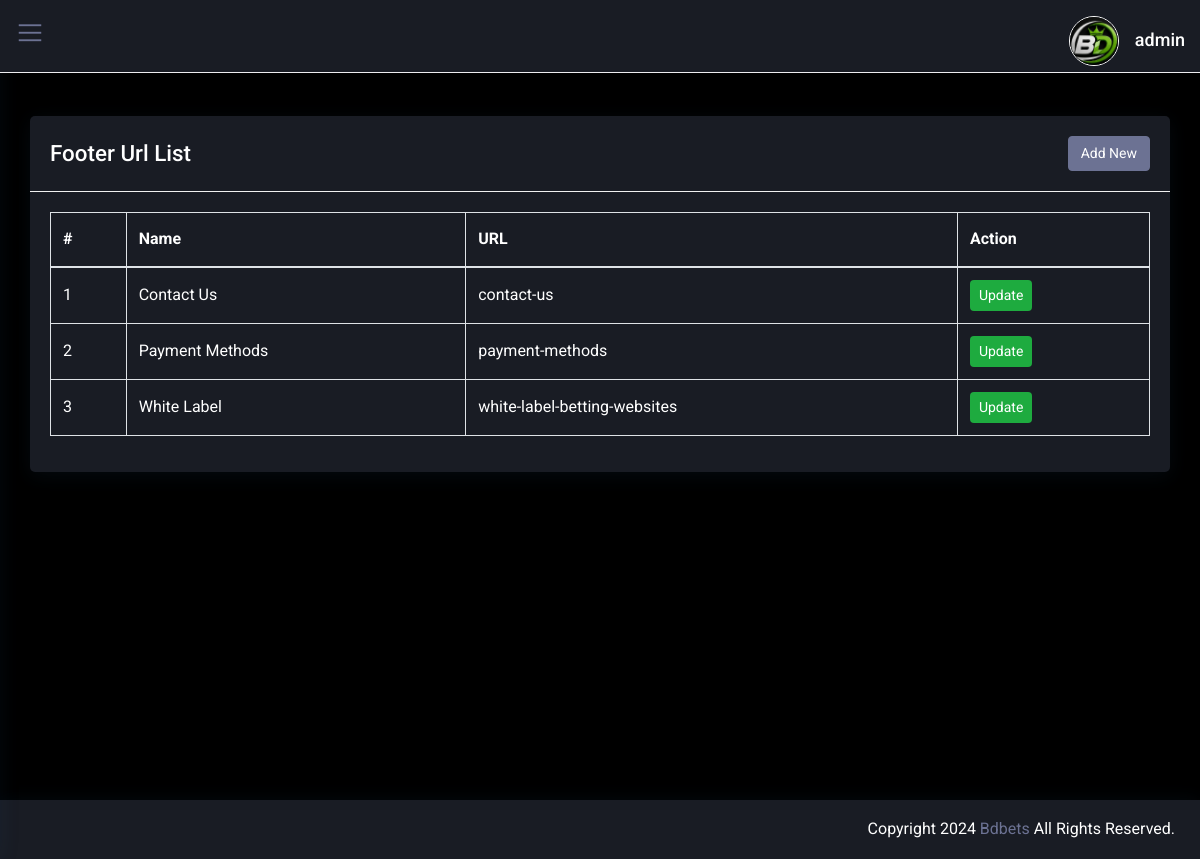
The app's page /admin/footer_list/English (signed in) with its own data.
### tables this page shows
CREATE TABLE `header_images` (
  `id` int(11) NOT NULL,
  `logo` varchar(255) DEFAULT '',
  `favicon` varchar(255) DEFAULT '',
  `title` varchar(255) DEFAULT ''
);

CREATE TABLE `main_admin` (
  `id` int(11) NOT NULL,
  `email` varchar(255) NOT NULL,
  `username` varchar(255) NOT NULL,
  `hashed_password` varchar(255) NOT NULL,
  `type` varchar(50) DEFAULT 'admin',
  `created_at` datetime DEFAULT current_timestamp()
);

CREATE TABLE `footer_list` (
  `id` int(11) NOT NULL,
  `language` varchar(50) DEFAULT '',
  `link_value` varchar(255) DEFAULT '',
  `link_name` varchar(255) DEFAULT ''
);

### admin/include/sidebar.php (called while the page is built, shortened)
<?php
 $header_images = Header::find_by_id('1');
 $main_admin = Admin::find_by_id('1')?>

### admin/private/classes/DatabaseObject.class.php (called while the page is built, shortened)
<?php
class DatabaseObject {
  static protected $database;
  static protected $table_name = "";
  static public function set_database($database) {
    self::$database = $database;
  }
  static public function find_by_sql($sql) {
    $result = self::$database->query($sql);
    $object_array = [];
    while($record = $result->fetch_assoc()) {
      $object_array[] = static::instantiate($record);
    }
    return $object_array;
  }
  static public function find_by_id($id) {
    $sql = "SELECT * FROM " . static::$table_name . " ";
    $sql .= "WHERE id='" . self::$database->escape_string($id) . "'";
    $obj_array = static::find_by_sql($sql);
    if(!empty($obj_array)) {
      return array_shift($obj_array);
    } else {
      return false;
    }
  }
  static protected function instantiate($record) {
    $object = new static;
    foreach($record as $property => $value) {
      if(property_exists($object, $property)) {
        $object->$property = $value;
      }
    }
    return $object;
  }
}
?>

### admin/private/classes/Header.class.php (called while the page is built, shortened)
<?php
class Header extends DatabaseObject {
public $favicon;
  public $upload_directory = "images/bg";
    public function __construct($args = [])
    {
          $this->favicon = $args['favicon'] ?? '';
    }
  public function favicon()
  {
      return $this->upload_directory . DS . $this->favicon;
  }
}
?>

### admin/private/classes/FooterList.class.php (called while the page is built, shortened)
<?php
class FooterList extends DatabaseObject {
  static protected $table_name = "footer_list";
  static public function find_by_language_footer($name)
  {
      $sql = "SELECT * FROM " . self::$table_name . " ";
      $sql .= "WHERE language='" . self::$database->escape_string($name) ."'";
      $sql .="order by id desc";
      $result = self::$database->query($sql);
      $object_array = [];
      while ($record = $result->fetch_assoc()) {
          $object_array[] = static::instantiate($record);
      }
      return $object_array;
  }
}
?>

### admin/footer_list.php (the view, shortened to what this page needs)
<?php
if(isset($_GET['language'])) {
    $language = $_GET['language'];
    $footer_data = FooterList::find_by_language_footer($language);
}
?>
<!doctype html>
<html lang="en">
<head>
    <?php include 'include/head.php' ?>
</head>
<body>
    <div class="wrapper">
        <?php include "include/sidebar.php" ?>
        <?php include "include/header.php" ?>
        <div id="content-page" class="content-page">
            <div class="container-fluid">
                <div class="row">
                    <div class="col-sm-12">
                        <div class="iq-card">
                            <div class="iq-card-header d-flex justify-content-between">
                                <div class="iq-header-title">
                                    <h4 class="card-title">Footer Url List</h4>
                                </div>
                                <button type="button" class="btn btn-primary add-btn" data-toggle="modal" data-target="#addModal">Add New</button>
                            </div>
                            <div class="iq-card-body">
                                <div class="table-responsive">
                                    <table id="datatable" class="table table-striped table-bordered">
                                        <thead>
                                            <tr>
                                                <th>#</th>
                                                <th>Name</th>
                                                <th>URL</th>
                                                <th>Action</th>
                                            </tr>
                                        </thead>
                                        <tbody>
                                            <?php
                                            $s = 1;
                                            foreach ($footer_data as $footer_list) {
                                            ?>
                                                <tr>
                                                    <td><?php echo $s; ?></td>
                                                    <td><?php echo $footer_list->link_name ?></td>
                                                    <td><?php echo $footer_list->link_value ?></td>
                                                    <td>
                                                        <span class="table-remove">
                                                            <a type="button" href="javascript:void(0);" class="btn iq-bg-dark btn-rounded btn-sm my-0 view-Url edit-btn" data-id="<?php echo $footer_list->id ?>">Update</a>
                                                        </span>
                                                    </td>
                                                </tr>
                                            <?php $s++;
                                            } ?>
                                        </tbody>
                                    </table>
                                </div>
                            </div>
                        </div>
                    </div>
                </div>
            </div>
        </div>
        <?php include "include/footer.php" ?>
    </body>
</html>

### admin/include/header.php (shortened to what this page needs)
<div class="iq-top-navbar">
    <div class="iq-navbar-custom">
        <nav class="navbar navbar-expand-lg navbar-light p-0">
            <div class="iq-menu-bt d-flex align-items-center">
                <div class="wrapper-menu">
                <div class="main-circle"><i class="las la-bars"></i></div>
                </div>
                <div class="iq-navbar-logo d-flex justify-content-between">
                <a href="blog" class="header-logo">
                    <img src="<?php $header_images->picture_path()?>" class="img-fluid rounded-normal" alt="">
                    <div class="logo-title">
                    </div>
                </a>
                </div>
            </div>
            <div class="collapse navbar-collapse show" id="navbarSupportedContent">
                <ul class="navbar-nav ml-auto navbar-list">
                <li class="line-height pt-3">
                    <a href="#" class="search-toggle iq-waves-effect d-flex align-items-center">
                        <img src="<?php echo $header_images->favicon()?>" class="img-fluid rounded-circle mr-3" alt="user">
                        <div class="caption">
                            <h6 class="mb-1 line-height"><?php echo $main_admin->username?></h6>
                        </div>
                    </a>
                </li>
                </ul>
            </div>
        </nav>
    </div>
</div>

### admin/css/typography.css (style rules this page uses)
body { font-family: 'Roboto', sans-serif; font-weight: 400; font-style: normal; font-size: 16px; line-height: 1.8; padding: 0; margin: 0; color: var(--iq-body-text); background: var(--iq-body-bg); }
a, .btn { -webkit-transition: all 0.5s ease-out 0s; -moz-transition: all 0.5s ease-out 0s; -ms-transition: all 0.5s ease-out 0s; -o-transition: all 0.5s ease-out 0s; transition: all 0.5s ease-out 0s; }
a, button, input, btn { outline: medium none !important; }
a { color: var(--iq-primary); }
h1, h2, h3, h4, h5, h6 { font-family: 'Roboto', sans-serif; font-weight: 500; margin: 0px; line-height: 1.5; color: var(--iq-title-text); }
h4 { font-size: 1.400em; }
h6 { font-size: 1.0em; line-height: 1.3em; }
.table-striped tbody tr:nth-of-type(odd) { background: var(--iq-body-bg); }
.table td, .table th { vertical-align: middle; }
.rounded-circle { border-radius: 50% !important; }
.iq-bg-dark { background: #1eab3f !important; color: #ffffff !important; }
.line-height { line-height: normal !important; }
.iq-card { background: var(--iq-light-card); -webkit-border-radius: 5px; -moz-border-radius: 5px; border-radius: 5px; margin-bottom: 30px; border: none; -webkit-box-shadow: 0px 4px 20px 0px rgba(44, 101, 144, 0.1); box-shadow: 0px 4px 20px 0px rgba(44, 101, 144, 0.1); }
.iq-card-body { padding: 20px; }
.iq-card .iq-card-header, .iq-card-transparent .iq-card-header { padding: 20px; margin-bottom: 0; -ms-flex-align: center !important; align-items: center !important; border-bottom: 1px solid var(--iq-border-light); }
.iq-card .iq-card-header .iq-header-title .card-title, .iq-card-transparent .iq-card-header .iq-header-title .card-title { margin-bottom: 0; }
.btn { font-size: 14px; border-radius: 4px; }
.btn-group-sm>.btn, .btn-sm { padding: .25rem .5rem; }
.btn-primary { background: var(--iq-primary); border-color: var(--iq-primary); }

### admin/css/responsive.css (style rules this page uses)
@media (max-width:1299px) { .iq-top-navbar .iq-navbar-custom .iq-menu-bt { display: block; } }
@media (max-width:1299px) { .content-page, body.sidebar-main .content-page { margin-left: 0; padding: 116px 15px 0; } }
@media (max-width:1299px) { .iq-top-navbar, body.sidebar-main .iq-top-navbar { width: auto; left: 0; right: 0; padding-left: 15px; } }
@media (max-width:1299px) { .iq-navbar-logo { padding: 0; } }

### admin/css/variable.css (style rules this page uses)
:root { --iq-title-text: #fff; --iq-body-text: #fff; --iq-body-bg : #191c24; --iq-primary: #6c7293; --iq-secondary: #a09e9e; --iq-success: #49f0d3; --iq-warning: #ffba68; --iq-danger: #ff9b8a; --iq-info: #d592ff; --iq-dark: #3f414d; --iq-light: #fafafb; --iq-white: #ffffff; --iq-black: #000000; --iq-gray: #b1b1b1; --iq-light-primary: #fbfcff; --iq-light-secondary: #f1f2f1; --iq-light-success: #eefff2; --iq-light-danger: #fff5f4; --iq-light-warning: #fffcf3; --iq-light-info: #eee6f5; --iq-light-dark: #f0efef; --iq-primary-hover: #11e1c2; --iq-secondary-hover: #807e7e; --iq-success-hover: #42f9d9; --iq-danger-hover: #f78673; --iq-warning-hover: #fdb45e; --iq-info-hover: #c280ea; --iq-dark-hover: #44454e; --iq-light-hover: #eaeeff; --iq-border: #ededf0; --iq-border-light: #f1f1f1; --iq-border-danger: #ff9273; --iq-light-card: #191c24; --iq-primary-rgb: 100, 114, 248; --iq-primary-light: #f3fffe; --iq-color1: #4e37b2; --iq-color2: #02d871; --iq-color3: #309cf3; --iq-color4: #ff00ff; --iq-color5: #fb1f4c; --iq-color6: #00ced1; --iq-color7: #f35f3b; --iq-color8: #fde117; --iq-color9: #ff0000; --iq-color10: #88028c; --iq-color11: #00d5ab; --iq-color12: #ce9252; --iq-color13: #f9ae02; --iq-color14: #1e7fe4; --iq-color15: #006400; --iq-color16: #fa7c04; --iq-color17: #81bf02; --iq-color18: #99a7ca; --iq-color19: #3d2a26; --iq-color20: #a0746b; }

### records on screen
header_images: favicon (picture)
main_admin: username "admin"
footer_list: link_name "Contact Us", link_value "contact-us"
footer_list: link_name "Payment Methods", link_value "payment-methods"
footer_list: link_name "White Label", link_value "white-label-betting-websites"
